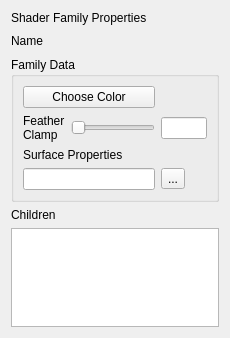
<?xml version="1.0" encoding="UTF-8"?>
<ui version="4.0">
 <class>ShaderFamilyForm</class>
 <widget class="QWidget" name="ShaderFamilyForm">
  <property name="geometry">
   <rect>
    <x>0</x>
    <y>0</y>
    <width>230</width>
    <height>338</height>
   </rect>
  </property>
  <property name="windowTitle">
   <string>Form</string>
  </property>
  <layout class="QVBoxLayout" name="verticalLayout">
   <item>
    <widget class="QLabel" name="affectorNameLabel">
     <property name="text">
      <string>Shader Family Properties</string>
     </property>
    </widget>
   </item>
   <item>
    <layout class="QHBoxLayout" name="horizontalLayout">
     <item>
      <widget class="QLabel" name="nameLabel">
       <property name="text">
        <string>Name</string>
       </property>
      </widget>
     </item>
     <item>
      <widget class="QLabel" name="nameViewLabel">
       <property name="text">
        <string/>
       </property>
      </widget>
     </item>
     <item>
      <spacer name="horizontalSpacer">
       <property name="orientation">
        <enum>Qt::Horizontal</enum>
       </property>
       <property name="sizeHint" stdset="0">
        <size>
         <width>40</width>
         <height>20</height>
        </size>
       </property>
      </spacer>
     </item>
    </layout>
   </item>
   <item>
    <widget class="QGroupBox" name="groupBox">
     <property name="title">
      <string>Family Data</string>
     </property>
     <layout class="QGridLayout" name="gridLayout">
      <item row="1" column="0">
       <widget class="QLabel" name="featherClampLabel">
        <property name="text">
         <string>Feather Clamp</string>
        </property>
        <property name="wordWrap">
         <bool>true</bool>
        </property>
       </widget>
      </item>
      <item row="0" column="0" colspan="2">
       <widget class="QPushButton" name="colorButton">
        <property name="text">
         <string>Choose Color</string>
        </property>
       </widget>
      </item>
      <item row="1" column="1">
       <widget class="QSlider" name="featherClampSlider">
        <property name="sizePolicy">
         <sizepolicy hsizetype="Fixed" vsizetype="Fixed">
          <horstretch>0</horstretch>
          <verstretch>0</verstretch>
         </sizepolicy>
        </property>
        <property name="orientation">
         <enum>Qt::Horizontal</enum>
        </property>
       </widget>
      </item>
      <item row="1" column="2">
       <widget class="QLineEdit" name="featherClampEdit"/>
      </item>
      <item row="3" column="2">
       <widget class="QToolButton" name="toolButton">
        <property name="text">
         <string>...</string>
        </property>
       </widget>
      </item>
      <item row="3" column="0" colspan="2">
       <widget class="QLineEdit" name="lineEdit"/>
      </item>
      <item row="2" column="0" colspan="3">
       <widget class="QLabel" name="label">
        <property name="text">
         <string>Surface Properties</string>
        </property>
       </widget>
      </item>
     </layout>
    </widget>
   </item>
   <item>
    <widget class="QLabel" name="label_2">
     <property name="text">
      <string>Children</string>
     </property>
    </widget>
   </item>
   <item>
    <widget class="QListWidget" name="childrenList"/>
   </item>
  </layout>
 </widget>
 <resources/>
 <connections/>
</ui>
